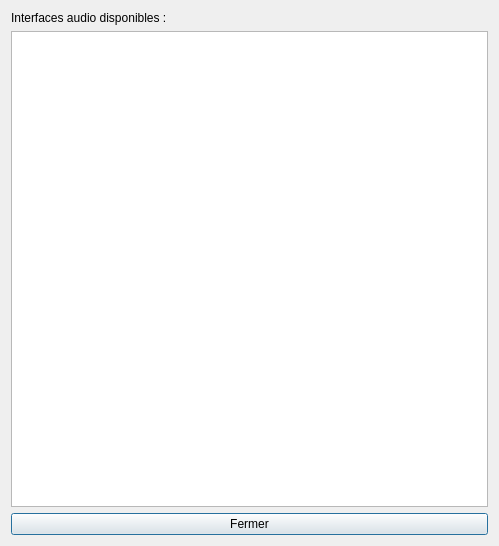
<?xml version="1.0" encoding="UTF-8"?>
<ui version="4.0">
 <class>AudioInterfacesDialog</class>
 <widget class="QDialog" name="AudioInterfacesDialog">
  <property name="geometry">
   <rect>
    <x>0</x>
    <y>0</y>
    <width>499</width>
    <height>546</height>
   </rect>
  </property>
  <property name="windowTitle">
   <string>Interfaces audio disponibles</string>
  </property>
  <property name="windowIcon">
   <iconset resource="icons/icons.qrc">
    <normaloff>:/generic/generic/hardware.png</normaloff>:/generic/generic/hardware.png</iconset>
  </property>
  <layout class="QHBoxLayout" name="horizontalLayout">
   <item>
    <layout class="QVBoxLayout" name="main_layout">
     <item>
      <widget class="QLabel" name="label">
       <property name="text">
        <string>Interfaces audio disponibles :</string>
       </property>
      </widget>
     </item>
     <item>
      <widget class="QListWidget" name="interfaces_list">
       <property name="toolTip">
        <string>Double cliquez pour sélectionner un interface.
La liste ce met à jour automatiquement en cas de modification hardware.</string>
       </property>
      </widget>
     </item>
     <item>
      <widget class="QPushButton" name="button_close">
       <property name="toolTip">
        <string>Fermer</string>
       </property>
       <property name="text">
        <string>Fermer</string>
       </property>
      </widget>
     </item>
    </layout>
   </item>
  </layout>
 </widget>
 <resources>
  <include location="icons/icons.qrc"/>
 </resources>
 <connections>
  <connection>
   <sender>button_close</sender>
   <signal>clicked()</signal>
   <receiver>AudioInterfacesDialog</receiver>
   <slot>close()</slot>
   <hints>
    <hint type="sourcelabel">
     <x>249</x>
     <y>519</y>
    </hint>
    <hint type="destinationlabel">
     <x>249</x>
     <y>272</y>
    </hint>
   </hints>
  </connection>
 </connections>
</ui>
